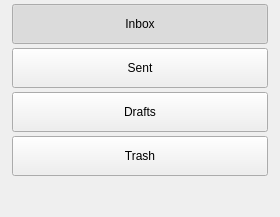
             <widget class="QWidget" name="FoldersContainer">
              <property name="geometry">
               <rect>
                <x>0</x>
                <y>0</y>
                <width>280</width>
                <height>217</height>
               </rect>
              </property>
              <layout class="QVBoxLayout" name="foldersLayout">
               <property name="spacing">
                <number>4</number>
               </property>
               <property name="leftMargin">
                <number>12</number>
               </property>
               <property name="topMargin">
                <number>4</number>
               </property>
               <property name="rightMargin">
                <number>12</number>
               </property>
               <property name="bottomMargin">
                <number>8</number>
               </property>
               <item>
                <widget class="QPushButton" name="InboxButton">
                 <property name="minimumSize">
                  <size>
                   <width>0</width>
                   <height>40</height>
                  </size>
                 </property>
                 <property name="cursor">
                  <cursorShape>PointingHandCursor</cursorShape>
                 </property>
                 <property name="text">
                  <string>Inbox</string>
                 </property>
                 <property name="checkable">
                  <bool>true</bool>
                 </property>
                 <property name="checked">
                  <bool>true</bool>
                 </property>
                </widget>
               </item>
               <item>
                <widget class="QPushButton" name="SentButton">
                 <property name="minimumSize">
                  <size>
                   <width>0</width>
                   <height>40</height>
                  </size>
                 </property>
                 <property name="cursor">
                  <cursorShape>PointingHandCursor</cursorShape>
                 </property>
                 <property name="text">
                  <string>Sent</string>
                 </property>
                 <property name="checkable">
                  <bool>true</bool>
                 </property>
                </widget>
               </item>
               <item>
                <widget class="QPushButton" name="DraftsButton">
                 <property name="minimumSize">
                  <size>
                   <width>0</width>
                   <height>40</height>
                  </size>
                 </property>
                 <property name="cursor">
                  <cursorShape>PointingHandCursor</cursorShape>
                 </property>
                 <property name="text">
                  <string>Drafts</string>
                 </property>
                 <property name="checkable">
                  <bool>true</bool>
                 </property>
                </widget>
               </item>
               <item>
                <widget class="QPushButton" name="TrashButton">
                 <property name="minimumSize">
                  <size>
                   <width>0</width>
                   <height>40</height>
                  </size>
                 </property>
                 <property name="cursor">
                  <cursorShape>PointingHandCursor</cursorShape>
                 </property>
                 <property name="text">
                  <string>Trash</string>
                 </property>
                 <property name="checkable">
                  <bool>true</bool>
                 </property>
                </widget>
               </item>
               <item>
                <spacer name="foldersBottomStretch">
                 <property name="orientation">
                  <enum>Qt::Orientation::Vertical</enum>
                 </property>
                 <property name="sizeType">
                  <enum>QSizePolicy::Policy::Expanding</enum>
                 </property>
                 <property name="sizeHint" stdset="0">
                  <size>
                   <width>20</width>
                   <height>0</height>
                  </size>
                 </property>
                </spacer>
               </item>
              </layout>
             </widget>
